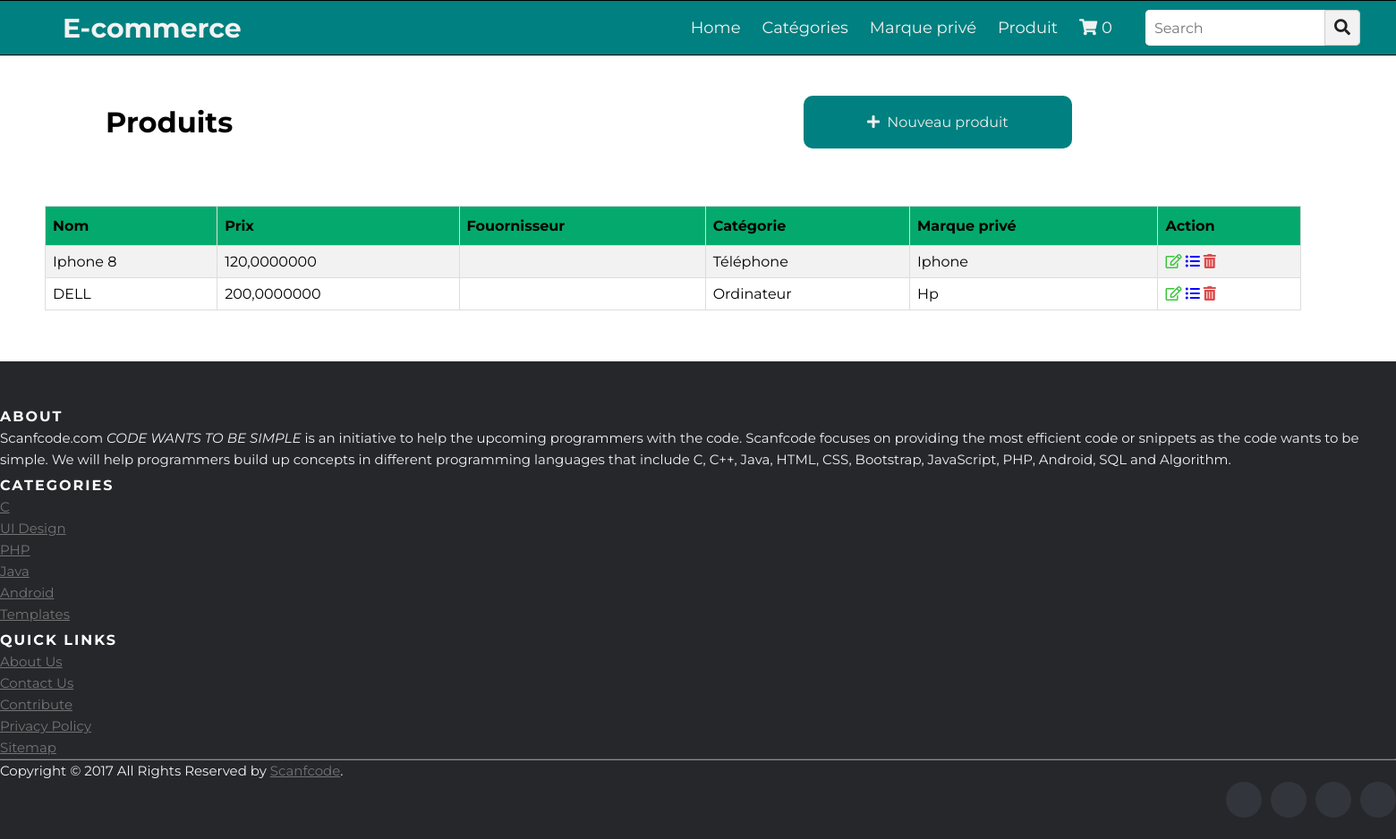
/ecommerce/produit, run on an earlier commit of the app's database.
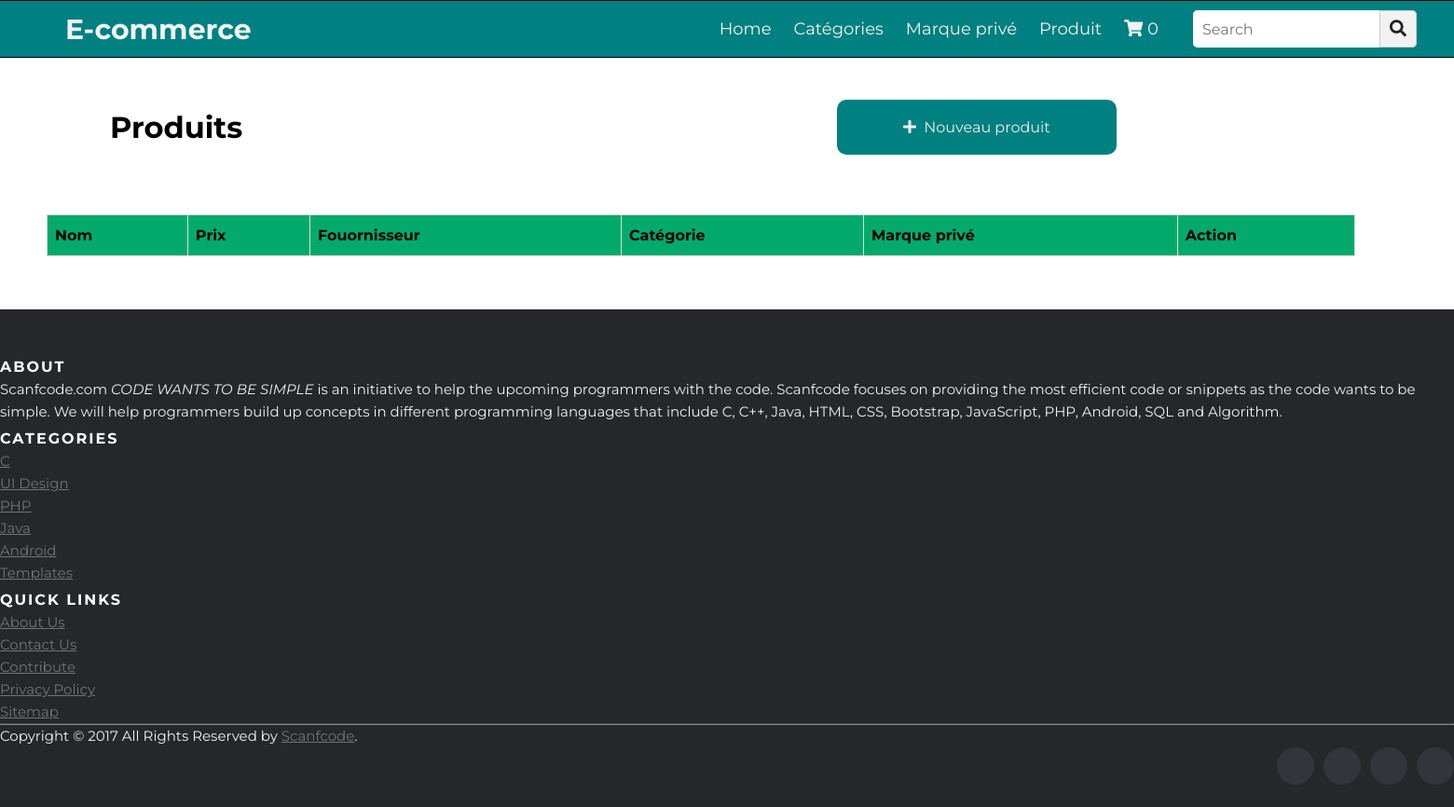
And on a later commit of the database.
### ecommerce/models.py (models this page shows, shortened)
class Produit(models.Model):
     available= models.BooleanField(default=True)
     nom= models.CharField(max_length=200)
     prix = models.DecimalField(max_digits=10, decimal_places=7)
     description= models.CharField(max_length=200)
     fournisseurs= models.ForeignKey(Fournisseur, on_delete=models.CASCADE)
     marqueprives= models.ForeignKey(MarquePrive, on_delete=models.CASCADE)
     categories= models.ForeignKey(Categorie, on_delete=models.CASCADE, null=True)
     image=models.ImageField(upload_to='ecommerce/static/ecommerce/images',null=True)

class Categorie(models.Model):
    nom=models.CharField(max_length=100)
    def __str__(self):
        return self.nom

class MarquePrive(models.Model):
    nom=models.CharField(max_length=100)
    def __str__(self):
        return self.nom

### ecommerce/views.py (the view)
# urls.py: path('produit',produit,name='produit'),
def produit(request):
    produits=Produit.objects.all()
    context={
        'produits': produits
    }
    return render(request,'ecommerce/produit.html', context)

### ecommerce/templates/ecommerce/produit.html (shortened to what this page needs)
{% extends 'ecommerce/basecommerce.html' %}
{% block content %}
    <br><br>
    <table style="width: 150%; margin-left: 100px;"><tr><td>
      <h1 style="color: black; margin-left: 16px;">Produits</h1>
    </td><td>
      <a href="{% url 'ecommerce:addproduit' %}" style="display: inline-block;
  background-color: teal;
  border-radius: 10px;
  color: #eeeeee;
  text-align: center;
  padding: 20px;
  text-decoration: none;
  width: 300px;
  margin: 5px;"><i class="fas fa-plus"></i>&nbsp; Nouveau produit</a>
    </td></tr></table>
   <br><br><br>
    <table id="customers" >
      <tr>
        <th style="color: black;">Nom</th>
        <th style="color: black;">Prix</th>
        <th style="color: black;">Fouornisseur</th>
        <th style="color: black;">Catégorie</th>
        <th style="color: black;">Marque privé</th>
        <th style="color: black;">Action</th>
      </tr>
      {% for produit in produits  %}
      <tr>
        <td style="color: black;">{{ produit.nom }}</td>
        <td style="color: black;">{{ produit.prix }}</td>
        <td style="color: black;">{{ produit.fournisseurs }}</td>
        <td style="color: black;">{{ produit.categories }}</td>
        <td style="color: black;">{{ produit.marqueprives }}</td>
        <td>
          <a class="btn btn-primary" ><i style="color: rgb(62, 197, 62);" class="far fa-edit"></i></a>
          <a  class="btn btn-success"><i style="color: #0000ff;" class="fas fa-list-ul"></i></a>
          <a   class="btn btn-danger"><i style="color: rgb(221, 75, 75);" class="fas fa-trash-alt"></i></a>
      </td>
      </tr>
      {% endfor %}
    </table>
    <br><br><br>
{% endblock %}

### ecommerce/templates/ecommerce/basecommerce.html (shortened to what this page needs)
<!DOCTYPE html>
<html lang="en" dir="ltr">
   <head>
      <link rel="stylesheet" href="https://cdnjs.cloudflare.com/ajax/libs/font-awesome/5.15.3/css/all.min.css"/>
   </head>
   <body>
    {% load static %}
      <nav>
         <ul>
            <li class="logo">E-commerce</li>
            <div class="items">
               <li><a href="../../" >Home</a></li>
               <li><a href="{% url 'ecommerce:categorie' %}">Catégories</a></li>
               <li><a href="{% url 'ecommerce:marque' %}">Marque privé</a></li>
               <li><a href="{% url 'ecommerce:produit' %}">Produit</a></li>
               <li>
                <a href="{% url 'ecommerce:cart' %}">
                    <i class="fas fa-shopping-cart"></i>
                    {{request.session.cart|length}}
                </a>
            </li>
            </div>
            <li class="search-icon">
               <input type="search" placeholder="Search">
               <label class="icon">
               <span class="fas fa-search"></span>
               </label>
            </li>
         </ul>
      </nav>
      {% block content %}{% endblock %}
    <footer class="site-footer">
      <div class="container">
        <div class="row">
          <div class="col-sm-12 col-md-6">
            <h6>About</h6>
            <p class="text-justify">Scanfcode.com <i>CODE WANTS TO BE SIMPLE </i> is an initiative  to help the upcoming programmers with the code. Scanfcode focuses on providing the most efficient code or snippets as the code wants to be simple. We will help programmers build up concepts in different programming languages that include C, C++, Java, HTML, CSS, Bootstrap, JavaScript, PHP, Android, SQL and Algorithm.</p>
          </div>
          <div class="col-xs-6 col-md-3">
            <h6>Categories</h6>
            <ul class="footer-links">
              <li><a href="http://scanfcode.com/category/c-language/">C</a></li>
              <li><a href="http://scanfcode.com/category/front-end-development/">UI Design</a></li>
              <li><a href="http://scanfcode.com/category/back-end-development/">PHP</a></li>
              <li><a href="http://scanfcode.com/category/java-programming-language/">Java</a></li>
              <li><a href="http://scanfcode.com/category/android/">Android</a></li>
              <li><a href="http://scanfcode.com/category/templates/">Templates</a></li>
            </ul>
          </div>
          <div class="col-xs-6 col-md-3">
            <h6>Quick Links</h6>
            <ul class="footer-links">
              <li><a href="http://scanfcode.com/about/">About Us</a></li>
              <li><a href="http://scanfcode.com/contact/">Contact Us</a></li>
              <li><a href="http://scanfcode.com/contribute-at-scanfcode/">Contribute</a></li>
              <li><a href="http://scanfcode.com/privacy-policy/">Privacy Policy</a></li>
              <li><a href="http://scanfcode.com/sitemap/">Sitemap</a></li>
            </ul>
          </div>
        </div>
        <hr>
      </div>
      <div class="container">
        <div class="row">
          <div class="col-md-8 col-sm-6 col-xs-12">
            <p class="copyright-text">Copyright &copy; 2017 All Rights Reserved by
         <a href="#">Scanfcode</a>.
            </p>
          </div>
          <div class="col-md-4 col-sm-6 col-xs-12">
            <ul class="social-icons">
              <li><a class="facebook" href="#"><i class="fa fa-facebook"></i></a></li>
              <li><a class="twitter" href="#"><i class="fa fa-twitter"></i></a></li>
              <li><a class="dribbble" href="#"><i class="fa fa-dribbble"></i></a></li>
              <li><a class="linkedin" href="#"><i class="fa fa-linkedin"></i></a></li>
            </ul>
          </div>
        </div>
      </div>
</footer>
   </body>
</html>

### ecommerce/templates/ecommerce/produit.html (style rules this page uses)
#customers { font-family: Arial, Helvetica, sans-serif; border-collapse: collapse; width: 90%; margin-left: 50px; }
#customers td, #customers th { border: 1px solid #ddd; padding: 8px; }
#customers th { padding-top: 12px; padding-bottom: 12px; text-align: left; background-color: #04AA6D; color: white; }

### ecommerce/templates/ecommerce/basecommerce.html (style rules this page uses)
* { margin: 0; padding: 0; color: #f2f2f2; box-sizing: border-box; font-family: 'Montserrat', sans-serif; }
nav { background: teal; padding: 10px 40px 10px 70px; border: 1px solid #000; border-left: none; border-right: none; }
nav ul { display: flex; list-style: none; flex-wrap: wrap; align-items: center; justify-content: center; }
nav ul li.logo { flex: 1; font-size: 30px; font-weight: 700; }
nav ul div.items { padding: 0 25px; display: inline-flex; }
nav ul div.items a { text-decoration: none; font-size: 18px; padding: 0 12px; }
nav ul .search-icon { height: 40px; width: 240px; display: flex; background: #f2f2f2; border-radius: 5px; }
nav ul .search-icon input { height: 100%; width: 200px; border: none; outline: none; padding: 0 10px; color: #000; font-size: 16px; border-radius: 5px 0 0 5px; }
nav ul .search-icon .icon { height: 100%; width: 40px; line-height: 40px; text-align: center; border: 1px solid #cccccc; border-radius: 0 5px 5px 0; cursor: pointer; }
nav ul .search-icon .icon span { color: #222222; font-size: 18px; }
.site-footer { background-color:#26272b; padding:45px 0 20px; font-size:15px; line-height:24px; color:#737373; }
.site-footer hr { border-top-color:#bbb; opacity:0.5 }
.site-footer h6 { color:#fff; font-size:16px; text-transform:uppercase; margin-top:5px; letter-spacing:2px }
.site-footer a { color:#737373; }
.footer-links { padding-left:0; list-style:none }
.footer-links li { display:block }
.footer-links a { color:#737373 }
.site-footer .social-icons { text-align:right }
.site-footer .social-icons a { width:40px; height:40px; line-height:40px; margin-left:6px; margin-right:0; border-radius:100%; background-color:#33353d }
.copyright-text { margin:0 }
.social-icons { padding-left:0; margin-bottom:0; list-style:none }
.social-icons li { display:inline-block; margin-bottom:4px }
.social-icons a { background-color:#eceeef; color:#818a91; font-size:16px; display:inline-block; line-height:44px; width:44px; height:44px; text-align:center; margin-right:8px; border-radius:100%; -webkit-transition:all .2s linear; -o-transition:all .2s linear; transition:all .2s linear }

What changed in the data, as far as the page shows it:
removed Produit: nom "Iphone 8", prix "120,0000000", categories "Téléphone", marqueprives "Iphone"
removed Produit: nom "DELL", prix "200,0000000", categories "Ordinateur", marqueprives "Hp"
